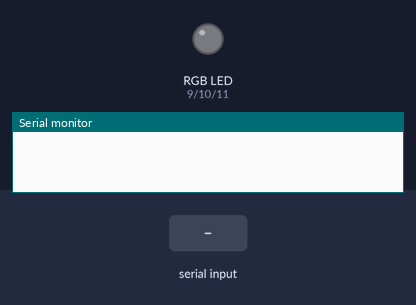
The sketch below on a simulated Arduino Uno, built with avr-gcc and run on an emulated ATmega328P. Shown: an RGB LED mixed from three pins (HIGH = lit), the last lines printed to the serial monitor. The inputs (shaded band) are chosen by the test bench. Dim RGB values are drawn brighter than linear.

Above: at 1.2 s.
1.3 s: "90,45\n" received over Serial
At 1.65 s:
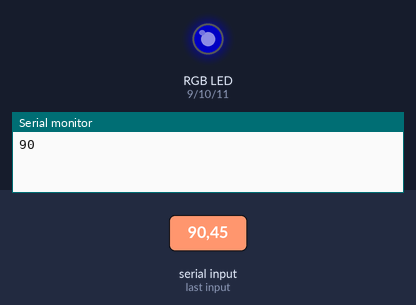
4.3 s: "30,150\n" received over Serial
At 5.9 s:
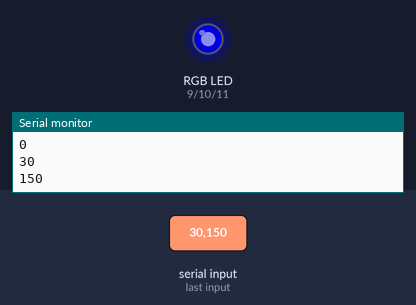
7.3 s: "200\n" received over Serial
At 8.1 s:
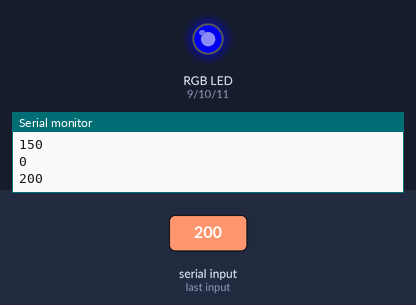
Timing chart, 0 to 10.3 s (numbered marks = the images above; inputs shaded):
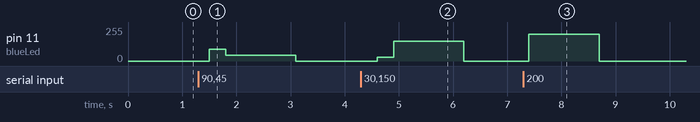

Measured:
- after the input at 1.3 s, pin 11 (blueLed): 0/255 → 90/255 after 0.20 s, → 45/255 0.30 s later, → 0/255 1.3 s later
- after the input at 4.3 s, pin 11 (blueLed): 0/255 → 30/255 after 0.30 s, → 150/255 0.30 s later, → 0/255 1.3 s later
- after the input at 7.3 s, pin 11 (blueLed): 0/255 → 200/255 after 0.10 s, → 0/255 1.3 s later

The sketch:

102021_mpu_class_part_2.ino
```cpp
int redLed = 9;
int greenLed = 10;
int blueLed = 11;

const char rgb[] = "rgb";

void setup() {
  // put your setup code here, to run once:
  pinMode(redLed, OUTPUT);
  pinMode(greenLed, OUTPUT);
  pinMode(blueLed, OUTPUT);
  Serial.begin(9600);

}

void loop() {
  // put your main code here, to run repeatedly:
  //chooseRgb();
  //Serial.print("hello");
  processInt();
  delay(300);

  //checkBuffer();

}

void chooseRgb() {

  if (Serial.available() > 0) {
    char dataIn = Serial.read();

    if (dataIn == rgb[0]) {
      digitalWrite(redLed, HIGH);
      digitalWrite(greenLed, LOW);
      digitalWrite(blueLed, LOW);
    }
    else if (dataIn == rgb[1]) {
      digitalWrite(redLed, LOW);
      digitalWrite(greenLed, HIGH);
      digitalWrite(blueLed, LOW);
    }
    else if (dataIn == rgb[2]) {
      digitalWrite(redLed, LOW);
      digitalWrite(greenLed, LOW);
      digitalWrite(blueLed, HIGH);
    }
    else if (dataIn = 't') {
      /// TOGGLE digitalWrite(redLed, !digitalRead(redLed));
    }
    else {
      Serial.println("Invalid Data");
    }
  }
}

void checkBuffer() {
  if (Serial.available() > 0) {
    char data = Serial.read();
    Serial.print(data);
    delay(20);
  }
}

void processInt() {
  if (Serial.available() > 0) {
    int blueValue = Serial.parseInt();

    // if (blueValue > -1) {
    blueValue = constrain(blueValue, 0, 255);

    if (blueValue > -1 && blueValue < 256) {
      analogWrite(blueLed, blueValue);
    }
    /// abs(bluevalue) --- turns value positive
    Serial.println(blueValue);
  }

  //while (Serial.available()) {
}
```
